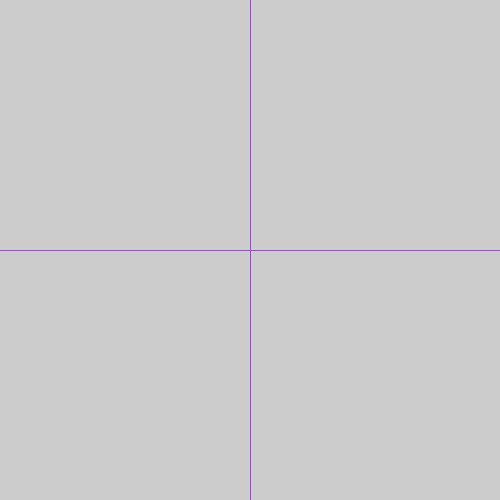
Frame 1 (no input)
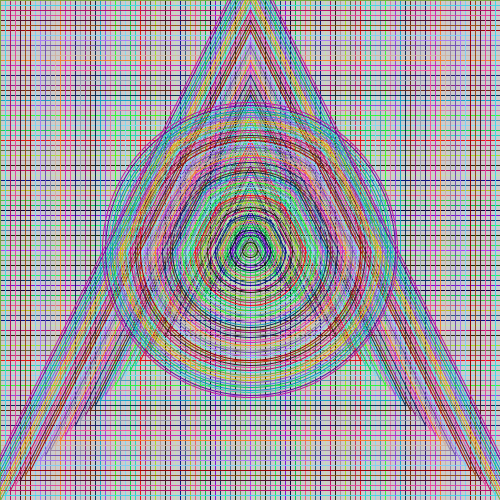
Frame 60 (the mouse pressed at the canvas centre just before this capture)
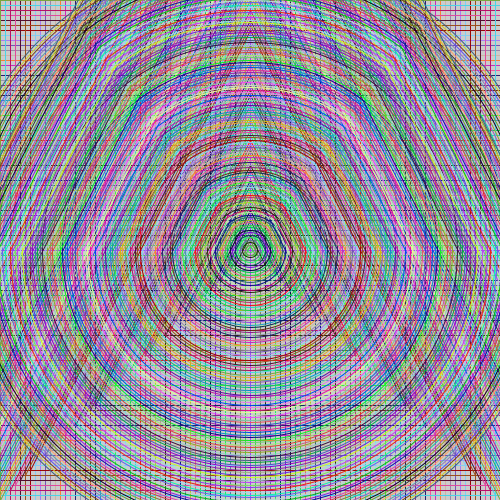
Frame 120 (the mouse held since frame 60 and released just before this capture)

The Processing sketch that drew these frames (run headless with seeded random() and noise(); from frame 60 on, the mouse is pressed at the canvas centre):

// Processing sketch: processing_167532
// ── processing_167532.pde


//This definition creates a psychadelic tunnel of expanding triangles, circles, and lines

float a=250;
float b=250;
float c=250;
float d=250;
float e=0;
//Define 4 variables and begin at 250, to ensure they all begin at the centre of the page,
//and define one variable at 0, to be the size of the ellipse

void setup(){
 size(500,500); 
 //Set the canvas size to 500x500px
}


void draw(){

  float r=random(255);
  float r2=random(255);
  float r3=random(255);
  //Generate 3 random numbers between 0 and 255 for the RGB stroke
  
  noFill();
  //Specify the triangles and circles to not be filled in
  
  stroke(r,r2,r3);
  //Create the random stroke RGB colour
  
  triangle(250,a,b,b,c,d);
  //Draw the triangle, with the values tied so that changes in the number will cause the 
  //3 points that create the triangle to move in the desired directions
  
  ellipse(250,250,e,e);
  //Draw the circle, from the centre of the page, with the variable e controlling its size
  
  line(0,a,500,a);
  line(0,b,500,b);
  //Creates the horizontal lines that expand outwards vertically
   
  line(a,0,a,500);
  line(b,0,b,500);
  //Creates the vertical lines that expand outwards horizontally
  
  a-=5;
  b+=5;
  c-=5;
  d+=5;
  e+=5;
  //Modify the variables and thus the movement by increasing and decreasing the relevant values
  
}
  
